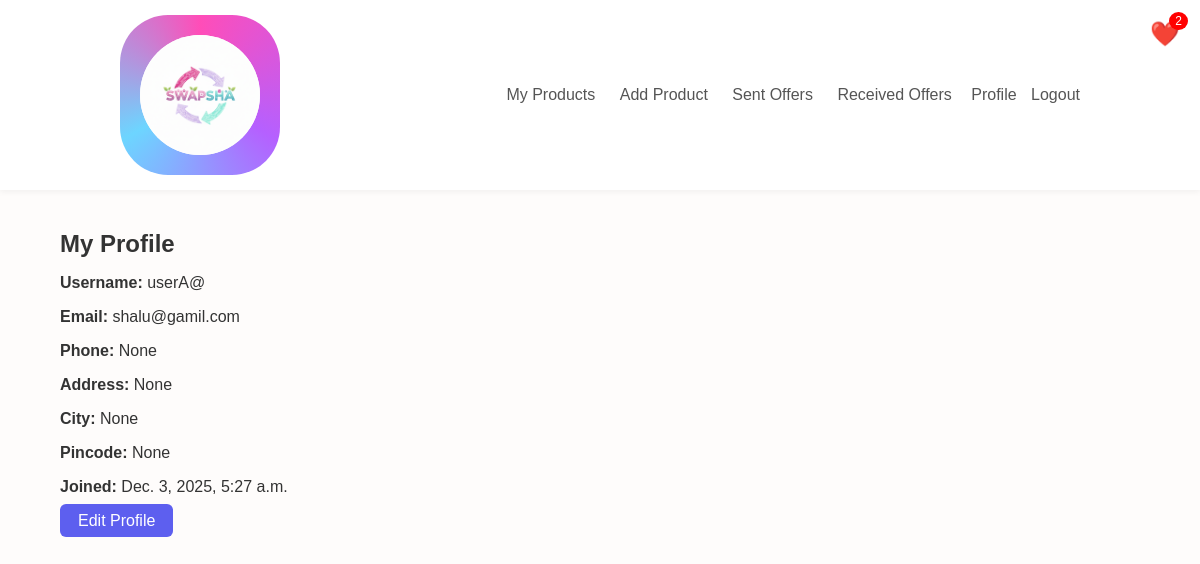
/accounts/profile/ (signed in), run on the app's committed database.
### accounts/models.py (models this page shows, shortened)
class Profile(models.Model):
    user = models.OneToOneField(User, on_delete=models.CASCADE)
    phone = models.CharField(max_length=15, blank=True, null=True)
    address = models.CharField(max_length=255, blank=True, null=True)
    city = models.CharField(max_length=100, blank=True, null=True)
    pincode = models.CharField(max_length=10, blank=True, null=True)
    created_at = models.DateTimeField(auto_now_add=True)

### accounts/views.py (the view)
# urls.py: path("profile/", views.profile_view, name="profile"),
@login_required
def profile_view(request):
    profile, created = Profile.objects.get_or_create(user=request.user)
    return render(request, "accounts/profile.html", {"profile": profile})

### templates/accounts/profile.html
{% extends 'base.html' %}
{% block content %}
<h2>My Profile</h2>
<p><strong>Username:</strong> {{ profile.user.username }}</p>
<p><strong>Email:</strong> {{ profile.user.email }}</p>
<p><strong>Phone:</strong> {{ profile.phone }}</p>
<p><strong>Address:</strong> {{ profile.address }}</p>
<p><strong>City:</strong> {{ profile.city }}</p>
<p><strong>Pincode:</strong> {{ profile.pincode }}</p>
<p><strong>Joined:</strong> {{ profile.created_at }}</p>
<a href="{% url 'edit_profile' %}" class="btn">Edit Profile</a>
{% endblock %}

### templates/base.html (shortened to what this page needs)
{% load static %}
<!DOCTYPE html>
<html lang="en">
<head>
    <link rel="stylesheet" href="{% static 'css/styles.css' %}">
</head>
<body>
    <nav class="navbar">
        <div class="logo">
    <a href="{% url 'home' %}" style="display:flex; align-items:center;">
        <div style="
            height:140px;
            width:140px;
            border-radius:30%;
            background: conic-gradient(
                #ff4db8,
                #b560ff,
                #6dd5ff,
                #ff4db8
            );
            padding:10px;
            display:flex;
            justify-content:center;
            align-items:center;
        ">
            <img src="{% static 'images/logo.png' %}"
                alt="Swapsha Logo"
                style="
                    height:120px;
                    width:120px;
                    border-radius:50%;
                    object-fit:cover;
                    background:white;
                ">
        </div>
    </a>
</div>
        <div class="nav-links">
            <a href="{% url 'my_products' %}">My Products</a>
            <a href="{% url 'add_product' %}">Add Product</a>
            <a href="{% url 'sent_offers' %}">Sent Offers</a>
    <a href="{% url 'received_offers' %}">
        Received Offers
    </a>
            {% if user.is_authenticated %}
                <div class="wishlist-icon">
                <a href="{% url 'wishlist' %}" style="position: relative; display: inline-block; font-size: 24px; color: #333;">
                ❤️
            <span id="wishlistCount"
                style="position: absolute; top: -8px; right: -8px; background:red; color:white; border-radius:50%; padding: 2px 6px; font-size:12px;">
            {{ request.user.favorites.count }}
            </span>
    </a>
</div>
{% endif %}
            {% if request.user.is_authenticated %}
                <a href="{% url 'profile' %}" style="margin-left:15px;">Profile</a>
                <a href="{% url 'logout' %}" style="margin-left:10px;">Logout</a>
            {% else %}
                <a href="{% url 'login' %}" style="margin-left:15px;">Login</a>
                <a href="{% url 'register' %}" style="margin-left:10px;">Register</a>
            {% endif %}
        </div>
    </nav>
    <div class="container">
        {% block content %}
        {% endblock %}
    </div>
</body>
</html>

### static/css/styles.css (style rules this page uses)
body { font-family: 'Poppins', sans-serif; background-color: #fefcfb; color: #333; margin: 0; padding: 0; }
a { text-decoration: none; color: #333; }
h1, h2, h3, h4, h5, h6 { font-weight: 600; margin-bottom: 10px; }
.container { width: 90%; max-width: 1200px; margin: 0 auto; padding: 20px 0; }
.navbar { display: flex; justify-content: space-between; align-items: center; background-color: #fff; padding: 15px 10%; box-shadow: 0 2px 6px rgba(0,0,0,0.05); position: sticky; top: 0; z-index: 100; }
.navbar .logo a { font-size: 24px; font-weight: 700; color: #5D5FEF; }
.navbar .nav-links a { margin-left: 20px; font-weight: 500; color: #555; transition: color 0.3s; }
.btn { background-color: #5D5FEF; color: #fff; padding: 8px 18px; border: none; border-radius: 6px; font-weight: 500; cursor: pointer; transition: background 0.3s; }
img { display: block; max-width: 100%; }
.wishlist-icon { position: fixed; top: 20px; right: 20px; z-index: 1000; cursor: pointer; transition: transform 0.2s ease; }

### data on the page
Profile: user.username "userA@", user.email "shalu@gamil.com", phone "None", address "None", city "None", pincode "None", created_at "Dec. 3, 2025, 5:27 a.m."

### other printed values
{{ request.user.favorites.count }} "2"
